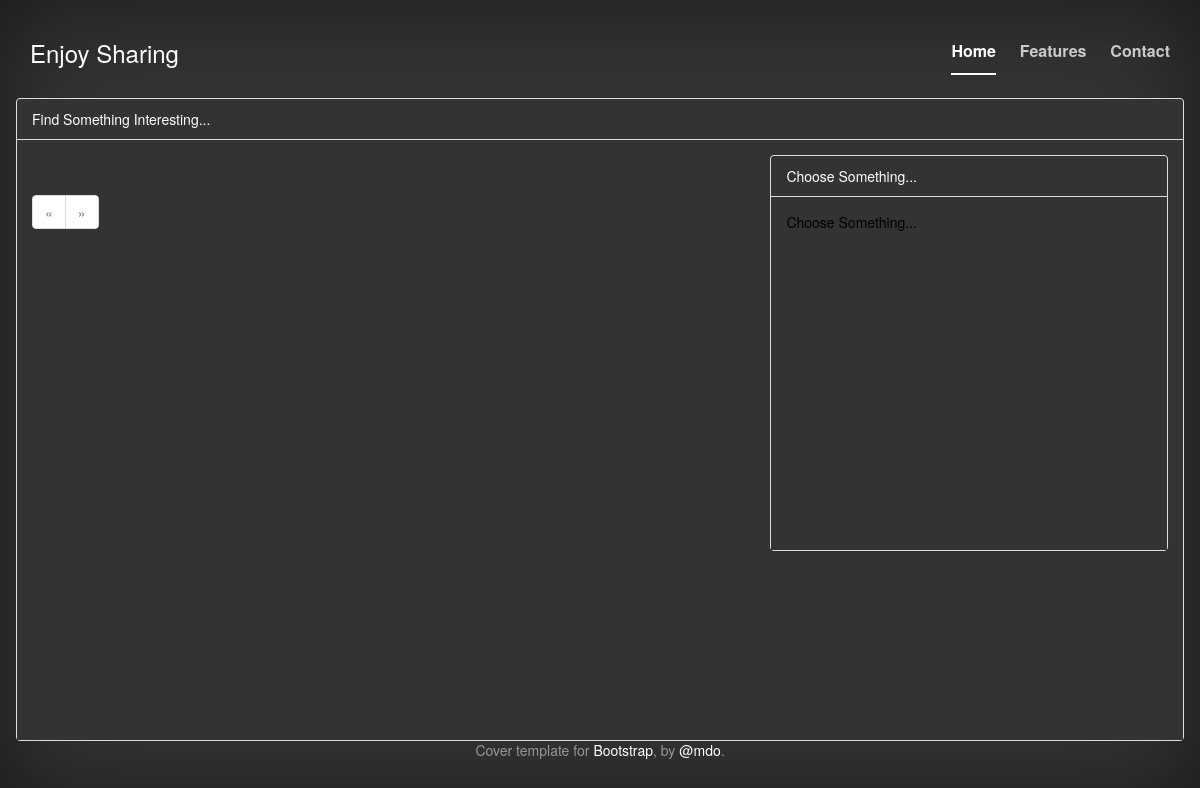
The page /result.php?keyword=HA on the database as committed earlier.
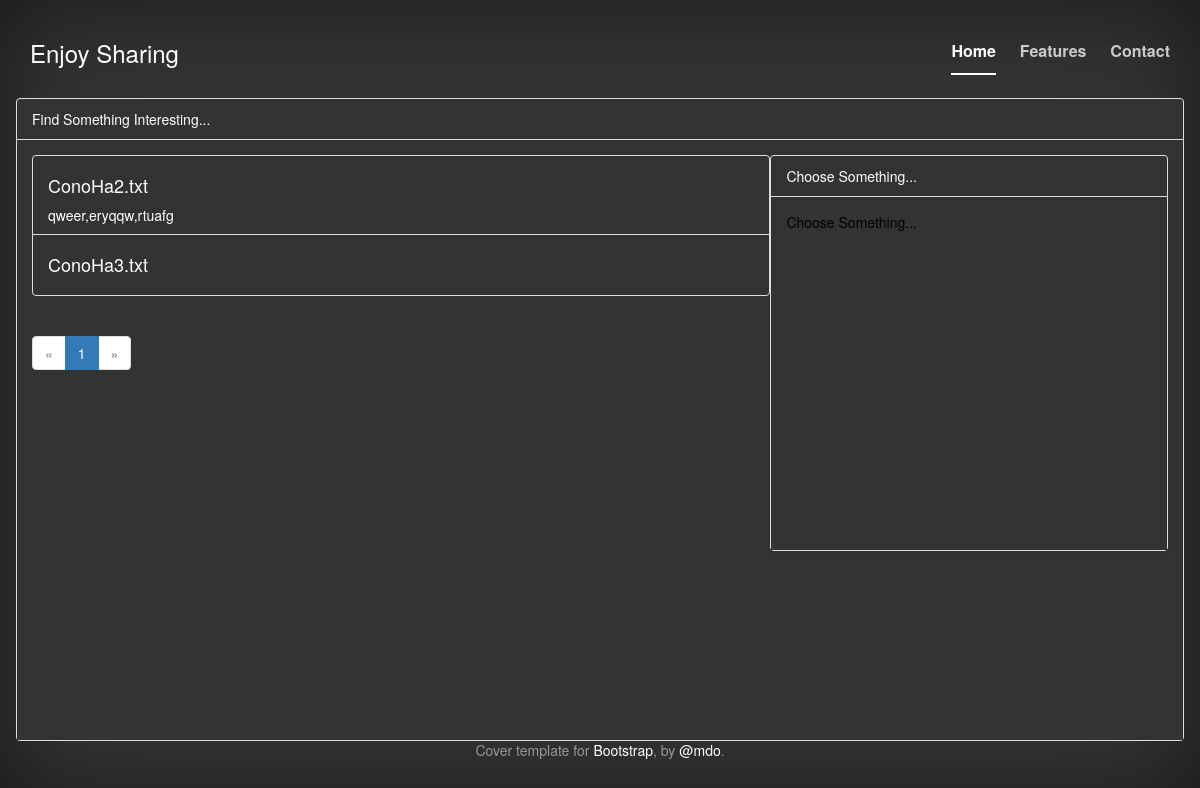
The same page on the database as committed later.
### tables this page shows
CREATE TABLE `es_file` (
  `f_id` int(11) NOT NULL AUTO_INCREMENT,
  `f_name` varchar(512) NOT NULL,
  `f_type` varchar(16) NOT NULL,
  `f_user` int(11) DEFAULT NULL,
  `f_uptime` datetime DEFAULT NULL,
  `f_tag` varchar(512) DEFAULT NULL,
  PRIMARY KEY (`f_id`)
);

### inc/DB.class.php (called while the page is built, shortened)
<?php
class DB{
	public static $conn=null;
	public static function connect(){
		self::$conn=new mysqli(DBHOST,DBUSER,DBPASS,DBNAME);
	}
	public static function query($sql){
		$res=self::$conn->query($sql);
		return $res->fetch_all(MYSQLI_BOTH);
	}
}

### inc/Handler.class.php (called while the page is built, shortened)
<?php
require_once 'inc/DB.class.php';
class Handler{
	public static function search($text,$page){
		$offset=($page-1)*PER_PAGE_NUM;
		$resFile=DB::query("select * from es_file where f_name like '%$text%' or f_tag like '%$text%' order by f_uptime desc limit {$offset},".PER_PAGE_NUM);
		return $resFile;
	}
	public static function getSearchCount($text){
		$resCount=DB::query("select count(*) as count from es_file where f_name like '%$text%' or f_tag like '%$text%'");
		return $resCount[0]["count"];
	}
}

### result.php (the view)
<?php
	require_once 'inc/Handler.class.php';
	require 'common/header.php';
	if(isset($_GET['keyword'])){
		$page=isset($_GET['page']) ? $_GET['page'] : 1 ;
		$text=$_GET['keyword'];
		$resFile=Handler::search($text,$page);
	}
	$resCount=Handler::getSearchCount($text);
	$pagination=ceil($resCount/PER_PAGE_NUM);
?>
<div id="content">
<div id="search-result" class="panel panel-default">
<div class="panel-heading">Find Something Interesting...</div>
<div class="panel-body">
	<div id="file-list">
		<div class="list-group">
			<?php if($resFile!=null){ ?>
				<?php foreach($resFile as $row){ ?>
				<span class="list-group-item">
					<h4 class="list-grouop-item-header" name="<?php echo $row['f_id'] ?>"><?php echo $row['f_name']; ?></h4>
					<p class="list-group-item-text"><?php echo $row['f_tag']; ?></p>
				</span>
				<?php } ?>
			<?php } ?>
		</div>
		<div id="pagination">
			<ul class="pagination">
				<li <?php if($page-1<=0) echo 'class="disabled"' ?>><a href="/result.php?keyword=<?php echo $text; ?>&page=<?php echo ($page-1<=0)?1:$page-1; ?>">&laquo;</a></li>
				<?php
					for($p=1;$p<=$pagination;$p++){
						if($p==$page) echo '<li class="active"><a href="/result.php?keyword='.$text.'&page='.$p.'">'.$p.'</a></li>';
						else echo '<li><a href="/result.php?keyword='.$text.'&page='.$p.'">'.$p.'</a></li>';
				} ?>
				<li <?php if($page+1>$pagination) echo 'class="disabled"' ?>><a href="/result.php?keyword=<?php echo $text; ?>&page=<?php echo ($page+1>$pagination)?$pagination:$page+1; ?>">&raquo;</a></li>
			</ul>
		</div>
	</div>
	<div id="file-detail">
		<div class="panel panel-default">
			<div class="panel-heading">Choose Something...</div>
			<div class="panel-body">Choose Something...</div>
		</div>
	</div>
</div>
</div>
</div>
<?php
	require 'common/footer.php';
?>

Rows that differ between the two databases and show on the page:
added es_file: f_name "ConoHa2.txt", f_tag "qweer,eryqqw,rtuafg"
added es_file: f_name "ConoHa3.txt"
Other text that changed with them:
new list line: "1"
